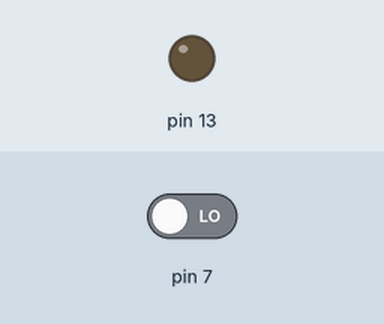
Recording of a sketch running on a simulated Arduino Leonardo, built with avr-gcc and run on an emulated ATmega32U4. Shown: output pins drawn as LEDs (lit = HIGH). The inputs (shaded band) are chosen by the test bench; at power-on: pin 7 LOW.

Above: at 1.2 s.
1.3 s: pin 7 driven HIGH
At 2.0 s:
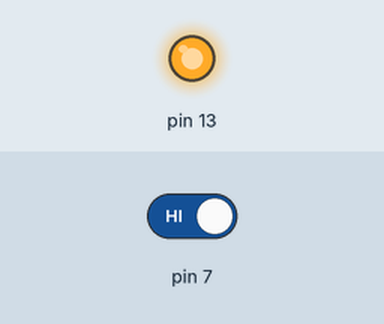
2.8 s: pin 7 driven LOW
At 4.2 s:
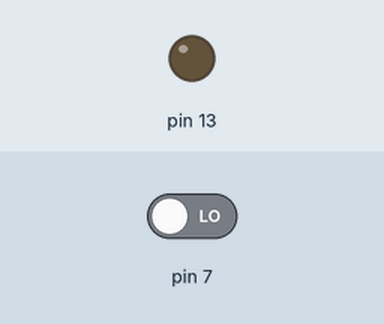
Timing chart, 0 to 5.8 s (numbered marks = the images above; inputs shaded):
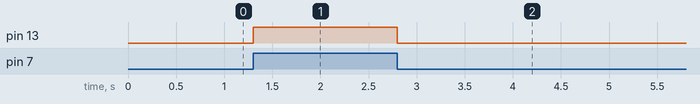

Measured:
- after the input at 1.3 s, pin 13: LOW → HIGH at once
- after the input at 2.8 s, pin 13: HIGH → LOW at once

The sketch:

r2f12.ino
```cpp
#include "Keyboard.h"

void setup() {
  // inicializa a porta 4 como porta de saída / escrita.
  pinMode(13, OUTPUT);
  // escreve o estado da porta 4 como LOW / desligado
  digitalWrite(13, LOW);
  // inicializa a porta 4 como porta de entrada / leitura.
  pinMode(7, INPUT);

}
void loop(){
   int buttonState = 0;// variável para armazenar a leitura da porta
  // le o estado da porta digital 7
  buttonState = digitalRead(7);

  // checa se o interruptor esta fechado
  // se ele estiver, o buttonState vai ser HIGH:
  if (buttonState == HIGH) {
    // liga o LED
    //Serial.println("OK!");
    digitalWrite(13, HIGH);
    Keyboard.write(KEY_F12);
  }
  else {
    // desliga o LED
    digitalWrite(13, LOW);
  }
}
```
